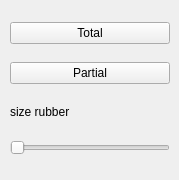
<?xml version="1.0" encoding="UTF-8"?>
<ui version="4.0">
 <class>rubber_ui</class>
 <widget class="QWidget" name="rubber_ui">
  <property name="geometry">
   <rect>
    <x>0</x>
    <y>0</y>
    <width>179</width>
    <height>180</height>
   </rect>
  </property>
  <property name="maximumSize">
   <size>
    <width>180</width>
    <height>180</height>
   </size>
  </property>
  <property name="windowTitle">
   <string>Form</string>
  </property>
  <widget class="QWidget" name="verticalLayoutWidget">
   <property name="geometry">
    <rect>
     <x>10</x>
     <y>10</y>
     <width>160</width>
     <height>161</height>
    </rect>
   </property>
   <layout class="QVBoxLayout" name="verticalLayout">
    <item>
     <widget class="QPushButton" name="totale_button">
      <property name="text">
       <string>Total</string>
      </property>
     </widget>
    </item>
    <item>
     <widget class="QPushButton" name="partial_button">
      <property name="text">
       <string>Partial</string>
      </property>
     </widget>
    </item>
    <item>
     <widget class="QLabel" name="label_size">
      <property name="maximumSize">
       <size>
        <width>16777215</width>
        <height>20</height>
       </size>
      </property>
      <property name="text">
       <string>size rubber</string>
      </property>
     </widget>
    </item>
    <item>
     <widget class="QSlider" name="size_slider">
      <property name="orientation">
       <enum>Qt::Horizontal</enum>
      </property>
     </widget>
    </item>
   </layout>
  </widget>
 </widget>
 <resources/>
 <connections/>
</ui>
